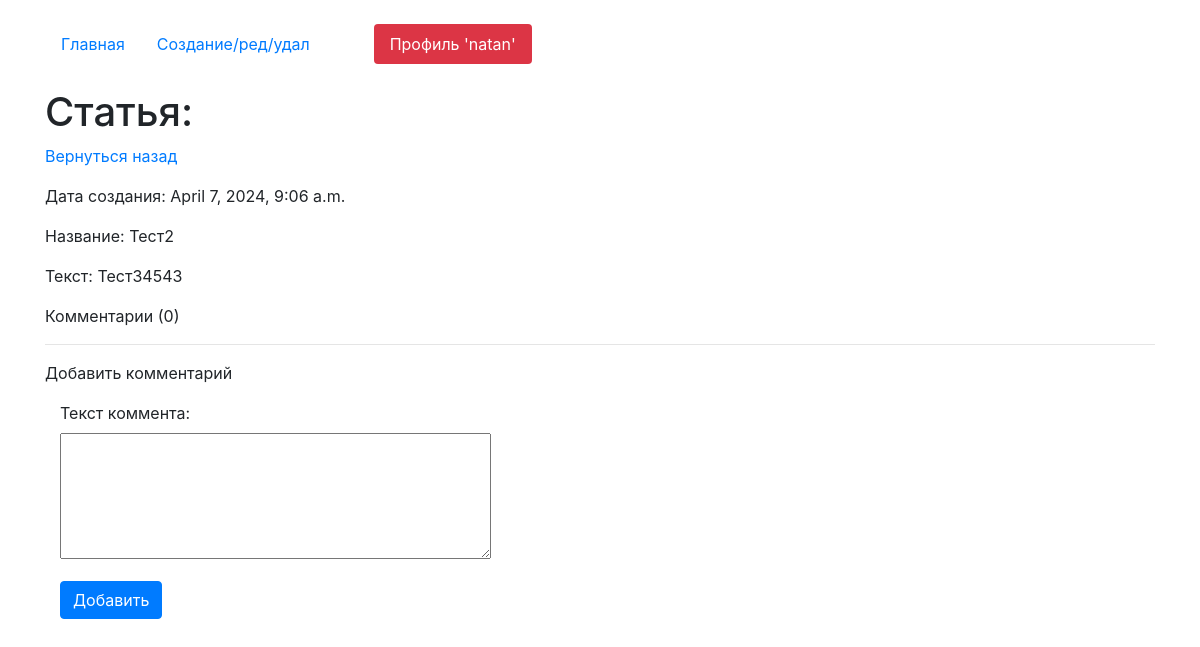
The page /detail/6 (signed in) on the database its author committed.
### website/models.py (models this page shows, shortened)
class User(AbstractUser):
    code = models.CharField(max_length=15, blank=True, null=True)

class Advert(models.Model):
    heading = models.CharField(max_length=100, verbose_name='Название')
    text = models.TextField(verbose_name='Текст')
    time_create = models.DateTimeField(auto_now=True)
    n_files = models.FileField(upload_to='files/%Y/%m/%d', default=None, blank=True,
                               null=True, verbose_name='Файлы')  # Файлы объявления с сортировкой по дате/месяцу/году
    n_photos = models.ImageField(upload_to='photos/%Y/%m/%d', default=None, blank=True,
                                 null=True, verbose_name='Фото')  # Фото объявления с сортировкой по дате/месяцу/году
    cat_name = models.CharField(max_length=7, choices=cat_list, verbose_name='Категория')  # Выбор категории из листа категорий
    author = models.ForeignKey(User, on_delete=models.CASCADE, verbose_name='Владелец статьи')

### website/views.py (the view, shortened to what this page needs)
# urls.py: path('detail/<int:pk>', HomeDetailView.as_view(), name='detail_page'),
class HomeDetailView(CustomSuccessMessageMixin, FormMixin, DetailView):
    model = Advert
    template_name = 'detail.html'
    context_object_name = 'advert'
    form_class = CommentForm
    success_msg = 'Комментарий успешно создан, ожидайте модерации'

### website/forms.py
class CommentForm(forms.ModelForm):
    class Meta:
        model = Comment
        fields = ('comm_text',)
    def __init__(self,*args,**kwargs):
        super().__init__(*args,**kwargs)
        for field in self.fields:
            self.fields[field].widget.attrs['class'] = 'form-control'
        self.fields['comm_text'].widget = Textarea(attrs={'rows':5})

### website/models.py (called while the page is built)
    def get_queryset(self):
        return super().get_queryset().filter(Q(status=False, author_comment = get_current_user()) | Q(status=False, advert_comment__author = get_current_user()) | Q(status=True))

### templates/detail.html (shortened to what this page needs)
{% extends 'index.html' %}
    {% block content %}
    <h1 class="mt-4">Статья: {{get_advert.heading}}</h1>
    <p><a href="/">Вернуться назад</a></p>
    <p>Дата создания:  {{advert.time_create}}</p>
    <p>Название:  {{advert.heading}}</p>
    <p>Текст: {{advert.text}}</p>
    <p>Комментарии ({{advert.advert_comment.all.count}})</p>
    <hr>
    <p>Добавить комментарий</p>
    <div class="col-4">
        <form action="" id="add_form" method="post">
                {{form.as_p}}
        </form>
        <button form="add_form" type="submit" class="btn btn-primary">Добавить</button>
    </div>
{% endblock %}

### templates/index.html (shortened to what this page needs)
<!doctype html>
<html lang="en">
  <head>
    <link rel="stylesheet" href="https://stackpath.bootstrapcdn.com/bootstrap/4.4.1/css/bootstrap.min.css">
  </head>
  <body>
      <div class="container mt-4">
          <ul class="nav nav-pills">
  <li class="nav-item">
      {% url 'home' as url_home %}
    <a class="nav-link {% if url_home == request.path %}active{% endif %}" href="{{url_home}}">Главная</a>
  </li>
  <li class="nav-item">
      {% url 'edit_page' as url_edit_page %}
    <a class="nav-link {% if url_edit_page == request.path %}active{% endif %}" href="{{url_edit_page}}">Создание/ред/удал</a>
  </li>
  {% if request.user.is_authenticated %}
      <li class="nav-item">
    <a class="nav-link btn-danger ml-5" href="{% url 'profile' %}">Профиль
    '{{request.user}}'</a>
      </li>
  {% endif %}
</ul>
    {% block content %}{% endblock %}
</div>
  </body>
</html>

### rows shown on the page
User: user "natan"
Advert: time_create "April 7, 2024, 9:06 a.m.", heading "Тест2", text "Тест34543", advert_comment.all.count "0"
